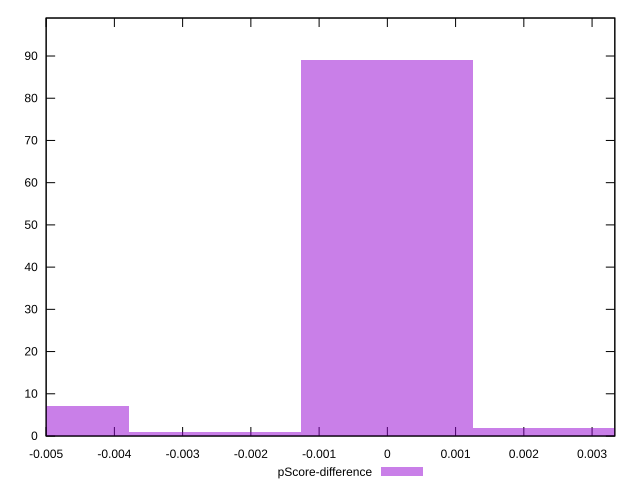

Reproduce this figure in gnuplot.
reset

$pScoreDifference <<EOF
0 89
-0.005049008547450395 7
0.0025245042737251974 2
-0.0025245042737251974 1
EOF

set key outside below
set boxwidth 0.0025245042737251974
set xrange [-0.0050000000000000044:0.0033333333333332993]
set yrange [0:99]
set trange [0:99]
set style fill transparent solid 0.5 noborder
set terminal svg size 640, 490 enhanced background rgb 'white'
set output "reports/report_00030_2021-02-24T20-42-31.540Z/unminified-javascript/samples/card/pScore-difference/histogram.svg"

plot $pScoreDifference title "pScore-difference" with boxes

reset
